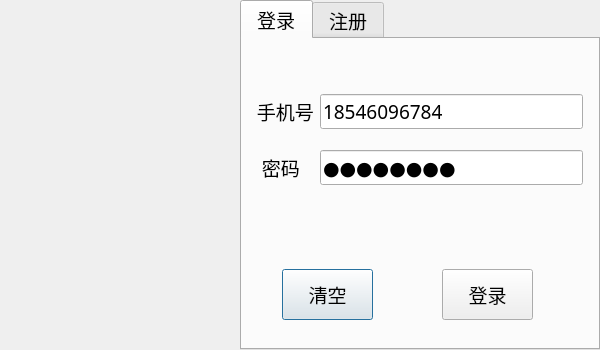
<?xml version="1.0" encoding="UTF-8"?>
<ui version="4.0">
 <class>LoginDialog</class>
 <widget class="QDialog" name="LoginDialog">
  <property name="geometry">
   <rect>
    <x>0</x>
    <y>0</y>
    <width>600</width>
    <height>350</height>
   </rect>
  </property>
  <property name="minimumSize">
   <size>
    <width>600</width>
    <height>350</height>
   </size>
  </property>
  <property name="maximumSize">
   <size>
    <width>600</width>
    <height>350</height>
   </size>
  </property>
  <property name="font">
   <font>
    <family>微软雅黑</family>
    <pointsize>16</pointsize>
   </font>
  </property>
  <property name="windowTitle">
   <string>LoginDialog</string>
  </property>
  <widget class="QTabWidget" name="tabWidget">
   <property name="geometry">
    <rect>
     <x>240</x>
     <y>0</y>
     <width>360</width>
     <height>350</height>
    </rect>
   </property>
   <property name="font">
    <font>
     <family>微软雅黑</family>
     <pointsize>14</pointsize>
    </font>
   </property>
   <property name="currentIndex">
    <number>0</number>
   </property>
   <widget class="QWidget" name="tb_login">
    <attribute name="title">
     <string> 登录 </string>
    </attribute>
    <widget class="QPushButton" name="pb_clear">
     <property name="geometry">
      <rect>
       <x>40</x>
       <y>230</y>
       <width>91</width>
       <height>51</height>
      </rect>
     </property>
     <property name="toolTip">
      <string>&lt;html&gt;&lt;head/&gt;&lt;body&gt;&lt;p&gt;点击清空所有内容&lt;/p&gt;&lt;/body&gt;&lt;/html&gt;</string>
     </property>
     <property name="text">
      <string>清空</string>
     </property>
    </widget>
    <widget class="QPushButton" name="pb_login">
     <property name="geometry">
      <rect>
       <x>200</x>
       <y>230</y>
       <width>91</width>
       <height>51</height>
      </rect>
     </property>
     <property name="toolTip">
      <string>&lt;html&gt;&lt;head/&gt;&lt;body&gt;&lt;p&gt;点击登录&lt;/p&gt;&lt;/body&gt;&lt;/html&gt;</string>
     </property>
     <property name="text">
      <string>登录</string>
     </property>
    </widget>
    <widget class="QWidget" name="layoutWidget">
     <property name="geometry">
      <rect>
       <x>10</x>
       <y>40</y>
       <width>331</width>
       <height>121</height>
      </rect>
     </property>
     <layout class="QGridLayout" name="glo_login">
      <item row="1" column="0">
       <widget class="QLabel" name="lb_password">
        <property name="text">
         <string>  密码</string>
        </property>
       </widget>
      </item>
      <item row="0" column="1">
       <widget class="QLineEdit" name="le_tel">
        <property name="toolTip">
         <string>&lt;html&gt;&lt;head/&gt;&lt;body&gt;&lt;p&gt;手机号只能由11位数字组成&lt;/p&gt;&lt;/body&gt;&lt;/html&gt;</string>
        </property>
        <property name="text">
         <string>18546096784</string>
        </property>
       </widget>
      </item>
      <item row="1" column="1">
       <widget class="QLineEdit" name="le_password">
        <property name="toolTip">
         <string>&lt;html&gt;&lt;head/&gt;&lt;body&gt;&lt;p&gt;密码长度不能超过15，只能由字母、数字和下划线组成&lt;/p&gt;&lt;/body&gt;&lt;/html&gt;</string>
        </property>
        <property name="text">
         <string>wushuang</string>
        </property>
        <property name="echoMode">
         <enum>QLineEdit::Password</enum>
        </property>
       </widget>
      </item>
      <item row="0" column="0">
       <widget class="QLabel" name="lb_tel">
        <property name="text">
         <string> 手机号</string>
        </property>
       </widget>
      </item>
     </layout>
    </widget>
   </widget>
   <widget class="QWidget" name="tb_register">
    <attribute name="title">
     <string> 注册 </string>
    </attribute>
    <widget class="QWidget" name="layoutWidget">
     <property name="geometry">
      <rect>
       <x>10</x>
       <y>40</y>
       <width>341</width>
       <height>151</height>
      </rect>
     </property>
     <layout class="QGridLayout" name="glo_register">
      <item row="0" column="1">
       <widget class="QLineEdit" name="le_tel_register">
        <property name="toolTip">
         <string>&lt;html&gt;&lt;head/&gt;&lt;body&gt;&lt;p&gt;手机号只能由11位数字组成&lt;/p&gt;&lt;/body&gt;&lt;/html&gt;</string>
        </property>
        <property name="text">
         <string>18546096784</string>
        </property>
       </widget>
      </item>
      <item row="1" column="0">
       <widget class="QLabel" name="lb_password_register">
        <property name="text">
         <string>    密码</string>
        </property>
       </widget>
      </item>
      <item row="2" column="1">
       <widget class="QLineEdit" name="le_ispassword">
        <property name="toolTip">
         <string>&lt;html&gt;&lt;head/&gt;&lt;body&gt;&lt;p&gt;密码长度不能超过15，只能由字母、数字和下划线组成&lt;/p&gt;&lt;/body&gt;&lt;/html&gt;</string>
        </property>
        <property name="text">
         <string>wushuang</string>
        </property>
        <property name="echoMode">
         <enum>QLineEdit::Password</enum>
        </property>
       </widget>
      </item>
      <item row="2" column="0">
       <widget class="QLabel" name="lb_ispassword_register">
        <property name="text">
         <string> 确认密码</string>
        </property>
       </widget>
      </item>
      <item row="1" column="1">
       <widget class="QLineEdit" name="le_password_register">
        <property name="toolTip">
         <string>&lt;html&gt;&lt;head/&gt;&lt;body&gt;&lt;p&gt;密码长度不能超过15，只能由字母、数字和下划线组成&lt;/p&gt;&lt;/body&gt;&lt;/html&gt;</string>
        </property>
        <property name="text">
         <string>wushuang</string>
        </property>
        <property name="echoMode">
         <enum>QLineEdit::Password</enum>
        </property>
       </widget>
      </item>
      <item row="0" column="0">
       <widget class="QLabel" name="lb_lte_register">
        <property name="text">
         <string>   手机号</string>
        </property>
       </widget>
      </item>
     </layout>
    </widget>
    <widget class="QPushButton" name="pb_clear_register">
     <property name="geometry">
      <rect>
       <x>40</x>
       <y>230</y>
       <width>91</width>
       <height>51</height>
      </rect>
     </property>
     <property name="toolTip">
      <string>&lt;html&gt;&lt;head/&gt;&lt;body&gt;&lt;p&gt;清空所有内容&lt;/p&gt;&lt;/body&gt;&lt;/html&gt;</string>
     </property>
     <property name="text">
      <string>清空</string>
     </property>
    </widget>
    <widget class="QPushButton" name="pb_register">
     <property name="geometry">
      <rect>
       <x>200</x>
       <y>230</y>
       <width>91</width>
       <height>51</height>
      </rect>
     </property>
     <property name="toolTip">
      <string>&lt;html&gt;&lt;head/&gt;&lt;body&gt;&lt;p&gt;点击注册&lt;/p&gt;&lt;/body&gt;&lt;/html&gt;</string>
     </property>
     <property name="text">
      <string>注册</string>
     </property>
    </widget>
   </widget>
  </widget>
  <widget class="QLabel" name="lb_logo">
   <property name="geometry">
    <rect>
     <x>0</x>
     <y>0</y>
     <width>240</width>
     <height>350</height>
    </rect>
   </property>
   <property name="text">
    <string/>
   </property>
   <property name="pixmap">
    <pixmap resource="res.qrc">:/images/register.png</pixmap>
   </property>
   <property name="scaledContents">
    <bool>true</bool>
   </property>
   <property name="wordWrap">
    <bool>false</bool>
   </property>
  </widget>
 </widget>
 <tabstops>
  <tabstop>le_tel</tabstop>
  <tabstop>le_password</tabstop>
  <tabstop>pb_clear</tabstop>
  <tabstop>pb_login</tabstop>
  <tabstop>le_tel_register</tabstop>
  <tabstop>le_password_register</tabstop>
  <tabstop>le_ispassword</tabstop>
  <tabstop>pb_clear_register</tabstop>
  <tabstop>pb_register</tabstop>
  <tabstop>tabWidget</tabstop>
 </tabstops>
 <resources>
  <include location="res.qrc"/>
 </resources>
 <connections/>
</ui>
